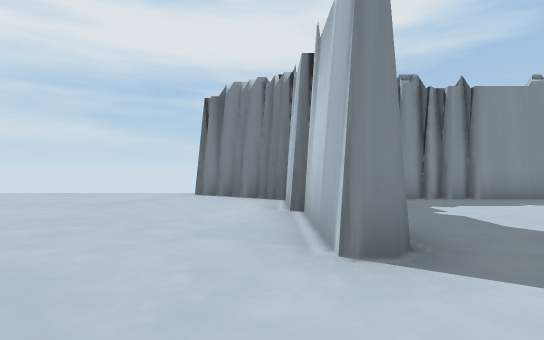
View 1 (above)

23 first-person views from a walk through a scene from a Unity 3-D project. The camera is 1.2 m above the floor, looks level and sees 80° across. The floor is counted in squares, 2 m on a side. Each view is taken from the middle of a square. On the plan, view 1 faces up. The plan holds only what a view shows up to about 10 squares ahead; the rest is blank. The place goes on beyond the plan. The player character is not drawn.

View 2
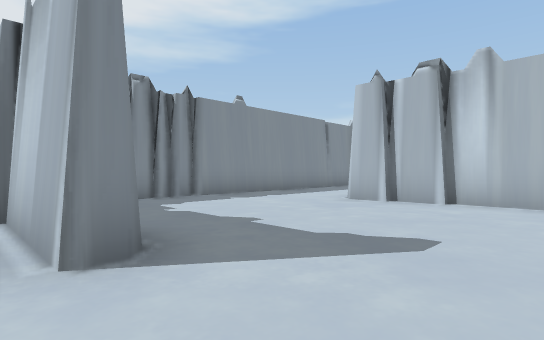

View 3
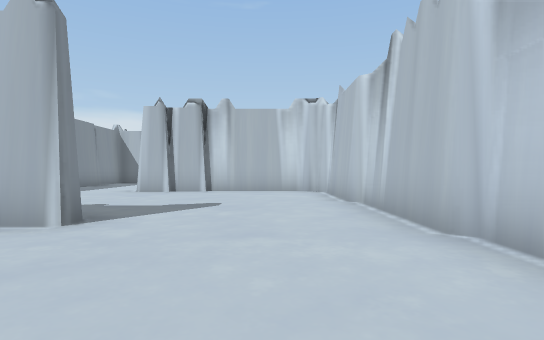

View 4
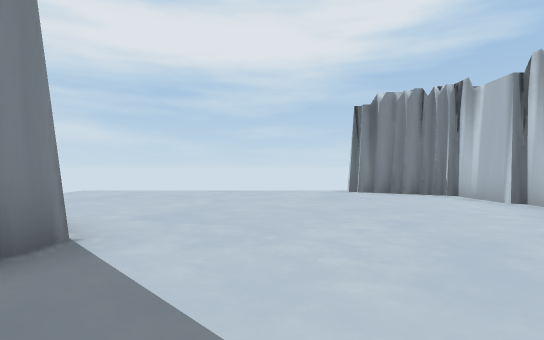

View 5
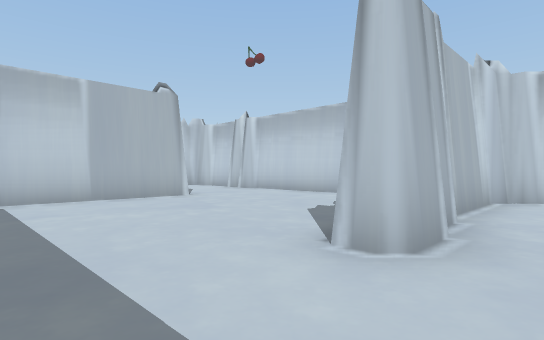

View 6
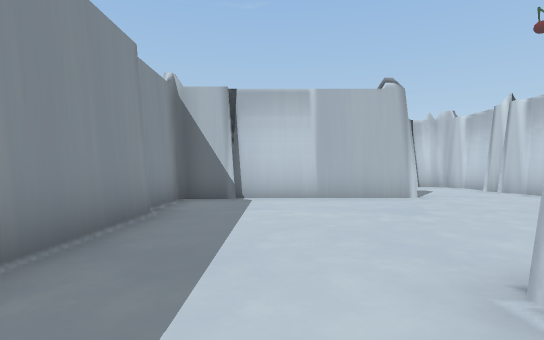

View 7
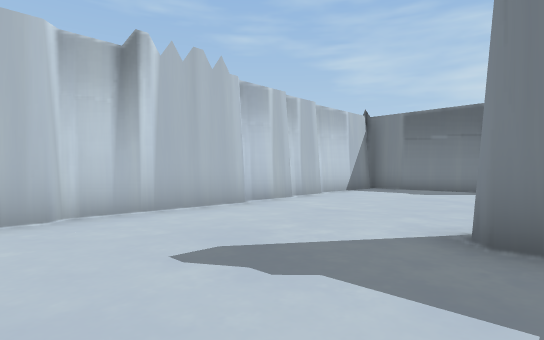

View 8
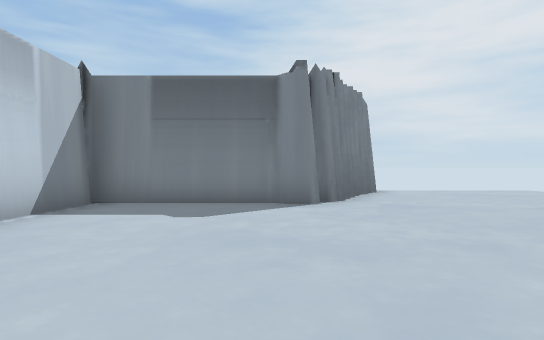

View 9
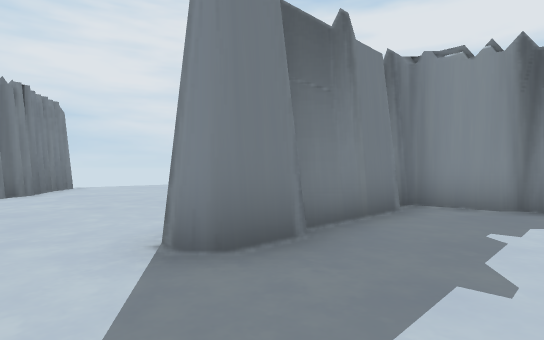

View 10
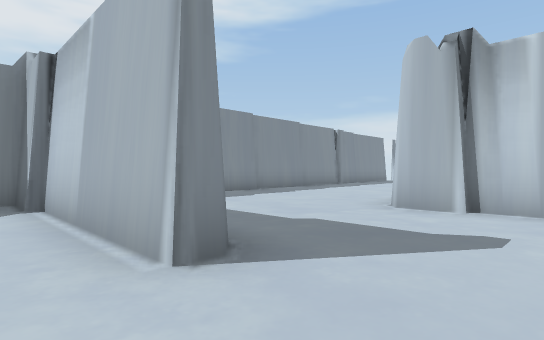

View 11
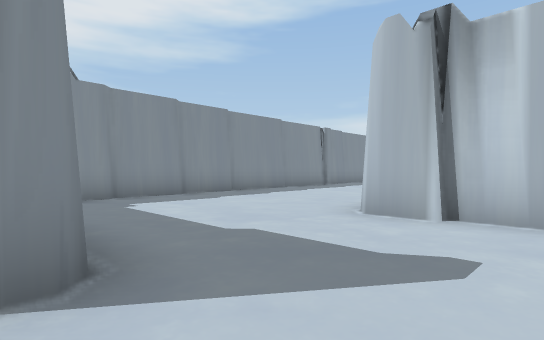

View 12
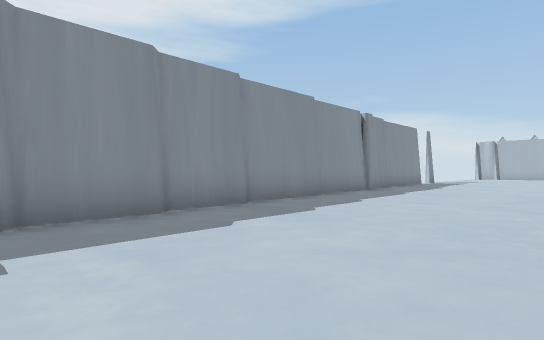

View 13
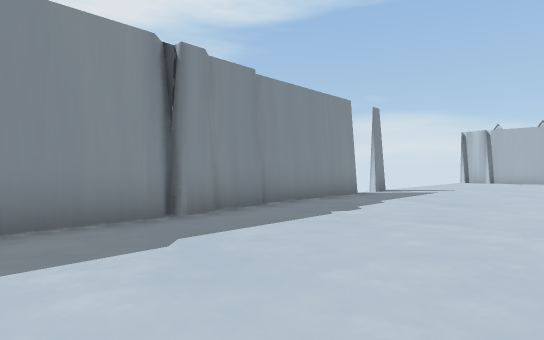

View 14
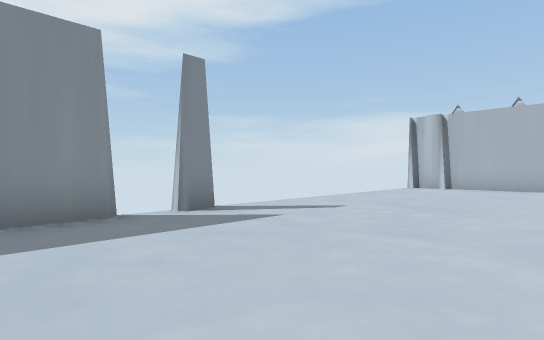

View 15
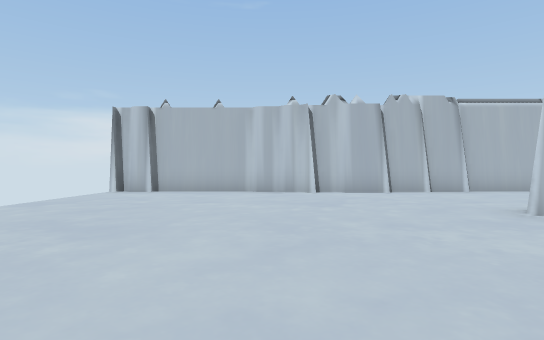

View 16
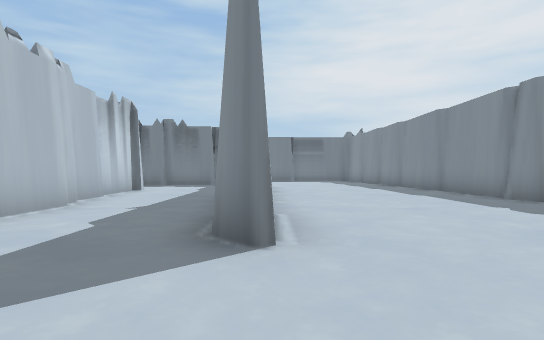

View 17
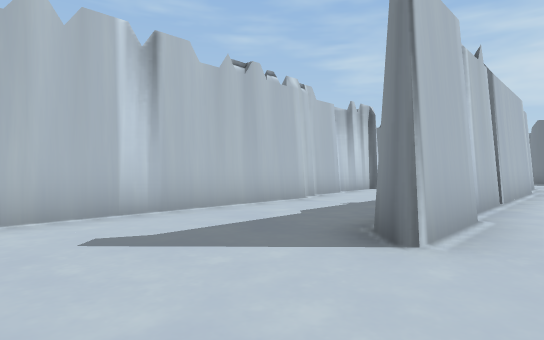

View 18
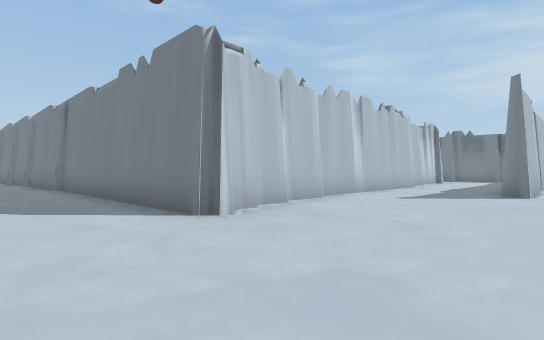

View 19
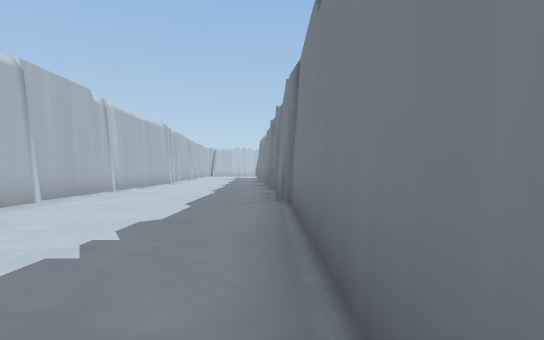

View 20
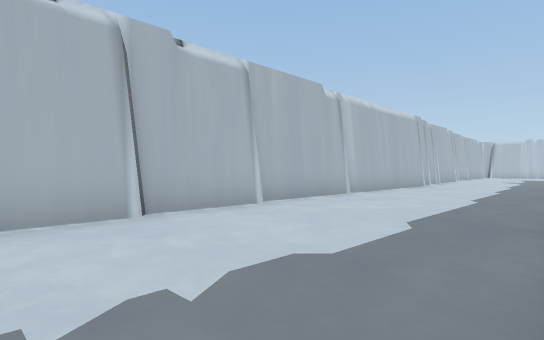

View 21
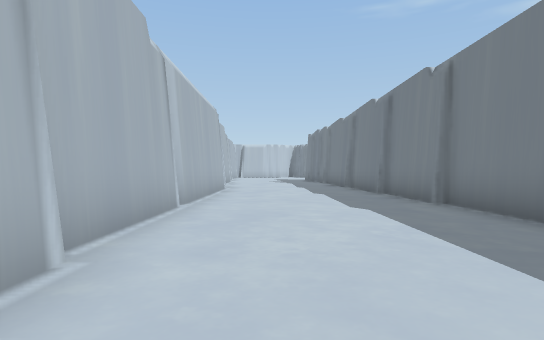

View 22
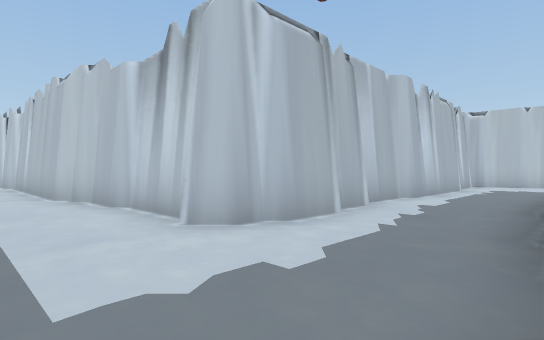

View 23
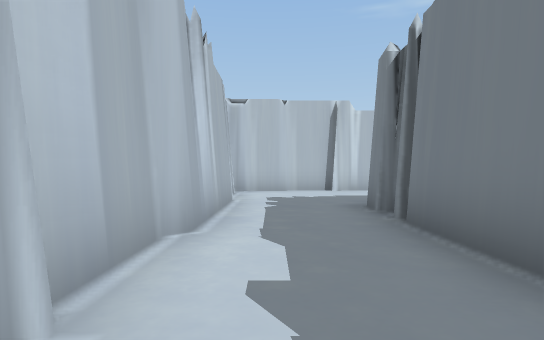

### Floor plan
Key: @ floor where view 1 was taken; # wall or solid block; . floor.
Columns run from 9 left of view 1 to 39 right of it. Each row starts with its distance up from view 1.
  9                                 ###### #       #
  8 ........##             ##########..............##
  7 .........############# .........................#
  6 .........#...........# .........................#
  5 .........#...........#..........................#
  4 .........##..........#.........................##
  3 ##........#....#.....#.....##########..........#
  2  ##............##....#...#      ...............#
  1   ##............#........#.....................#
  0    #.....@......# .......#.............####....#
 -1    #.......... ##  ####### ..###########  #....##
 -2    ############            ..#            #.....#
 -3                            ..#            #.....#
 -4                            ..#            #.....#
 -5                           #..#            #.....#
 -6                           #..#            #.....#
 -7                           #..#            #.....#
 -8                           #..#            #.....#
 -9                            ..#            #.....#
-10                           ...#            ##....#
-11                           ...#             #....#
-12                           .. #             #....#
-13                          ####              #....#
-14                                            #....#
-15                                            #....#

Positions as (right, up) in squares from view 1, and headings:
1: (0, 0), facing up
2: (0, 0), facing up-right
3: (-3, 0), facing right
4: (-4, -1), facing up
5: (5, 6), facing down-right
6: (5, 5), facing right
7: (4, 3), facing down-left
8: (0, 1), facing left
9: (3, 1), facing up-left
10: (11, 0), facing up-right
11: (12, 0), facing up-right
12: (14, 3), facing up-right
13: (21, 4), facing up-right
14: (27, 4), facing up-right
15: (29, 4), facing right
16: (30, 3), facing left
17: (30, 4), facing down-left
18: (36, 4), facing down-left
19: (34, -1), facing down
20: (34, -3), facing down-right
21: (37, -5), facing down
22: (17, 1), facing down-right
23: (19, -3), facing down
